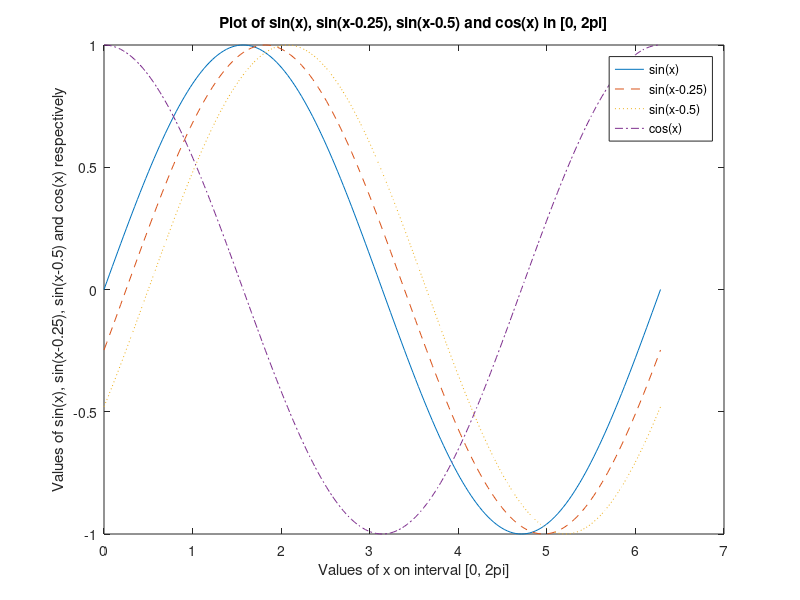

Reproduce this figure in MATLAB.
x = 0:pi/100:2*pi;
% same as the previous example
y1 = sin(x);
% same as the previous example, here y1 refers to be an array or vector
% of size 1xn, where in this example n = 201. (201 values from 0 to 2pi)
y2 = sin(x-0.25);
y3 = sin(x-0.5);
y4 = cos(x);
% y2, y3, and y4 are the same than y1, they represent vectors/arrays in
% this context
% declaring the figure
figure
% main plot function, where we plot values of x versus values of 
% y1, y2, y3 and y4 respectively, the first two functions are default
% plotted, while the y3 have a linspace of ':' and y4 the linspace '-.'
plot(x,y1,x,y2,'--',x,y3,':', x, y4, '-.')
% Adding a title, always have to be under the plot function
title('Plot of sin(x), sin(x-0.25), sin(x-0.5) and cos(x) in [0, 2pi]')
% Adding a legend, same applies, the legend has to be under the plot fct
legend('sin(x)','sin(x-0.25)','sin(x-0.5)', 'cos(x)')
% Adding a xlabel, same applies, the xlabel has to be under the plot fct
xlabel('Values of x on interval [0, 2pi]')
% Adding a ylabel, same applies, the ylabel has to be under the plot fct
ylabel('Values of sin(x), sin(x-0.25), sin(x-0.5) and cos(x) respectively')
